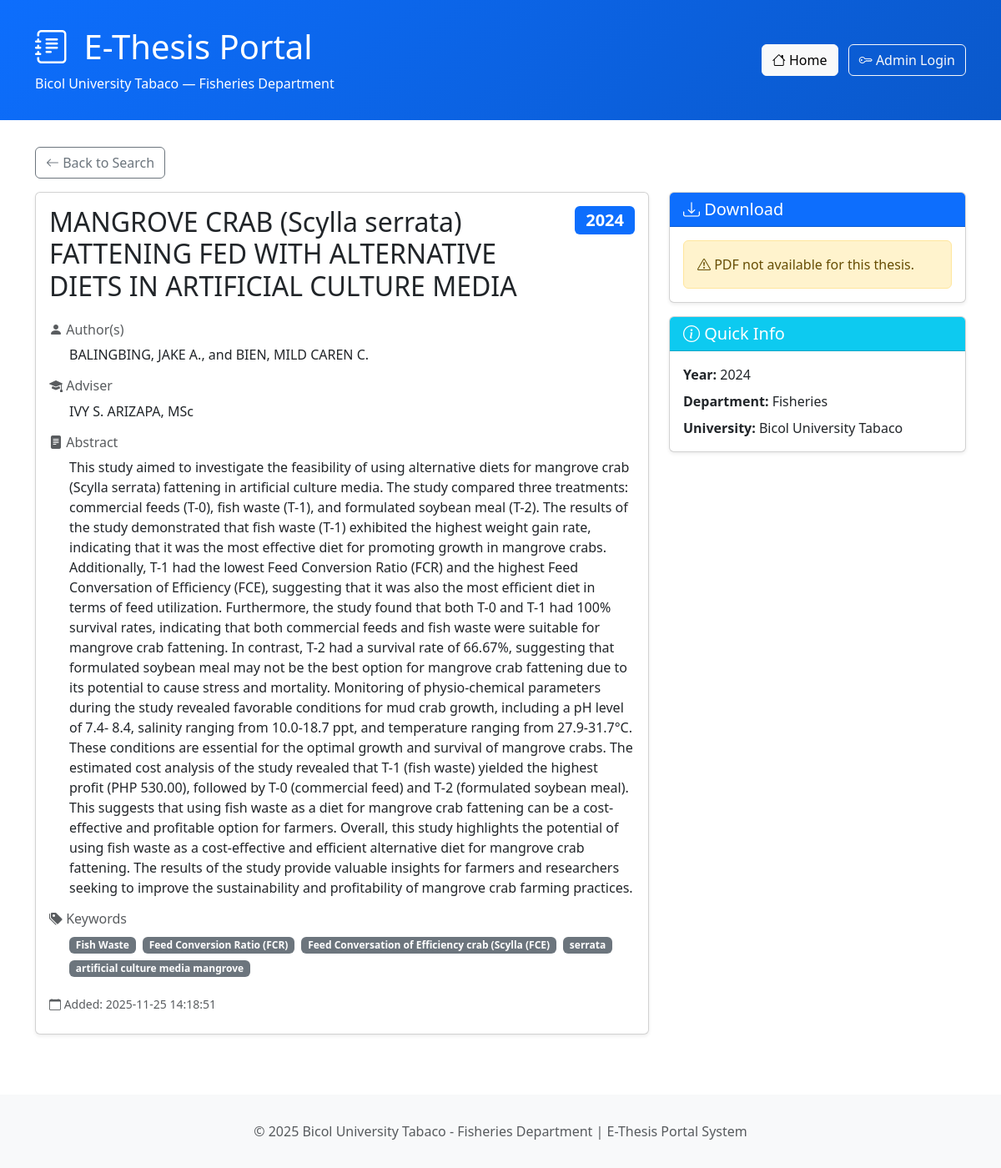
Page /thesis/2 on the committed database.
### tables this page shows
CREATE TABLE theses (
        id INTEGER PRIMARY KEY AUTOINCREMENT,
        title TEXT NOT NULL,
        authors TEXT NOT NULL,
        year INTEGER NOT NULL,
        adviser TEXT NOT NULL,
        abstract TEXT NOT NULL,
        keywords TEXT NOT NULL,
        pdf_filename TEXT,
        created_at TIMESTAMP DEFAULT CURRENT_TIMESTAMP
    );

### main.py (the view)
@app.route('/thesis/<int:thesis_id>')
def view_thesis(thesis_id):
    conn = sqlite3.connect('thesis_portal.db')
    c = conn.cursor()
    c.execute("SELECT * FROM theses WHERE id = ?", (thesis_id,))
    thesis = c.fetchone()
    conn.close()
    if not thesis:
        flash('Thesis not found.', 'error')
        return redirect(url_for('home'))
    return render_template('view_thesis.html', thesis=thesis)

### templates/view_thesis.html (shortened to what this page needs)
{% extends "base.html" %}
{% block content %}
<div class="row">
    <div class="col-12 mb-3">
        <a href="{{ url_for('home') }}" class="btn btn-outline-secondary">
            <i class="bi bi-arrow-left"></i> Back to Search
        </a>
    </div>
</div>
<div class="row">
    <div class="col-lg-8">
        <div class="card shadow-sm mb-4">
            <div class="card-body">
                <div class="d-flex justify-content-between align-items-start mb-3">
                    <h2 class="card-title">{{ thesis[1] }}</h2>
                    <span class="badge bg-primary fs-5">{{ thesis[3] }}</span>
                </div>
                <div class="mb-3">
                    <h6 class="text-muted">
                        <i class="bi bi-person-fill"></i> Author(s)
                    </h6>
                    <p class="ms-4">{{ thesis[2] }}</p>
                </div>
                <div class="mb-3">
                    <h6 class="text-muted">
                        <i class="bi bi-mortarboard-fill"></i> Adviser
                    </h6>
                    <p class="ms-4">{{ thesis[4] }}</p>
                </div>
                <div class="mb-3">
                    <h6 class="text-muted">
                        <i class="bi bi-file-text-fill"></i> Abstract
                    </h6>
                    <p class="ms-4 text-justify">{{ thesis[5] }}</p>
                </div>
                <div class="mb-3">
                    <h6 class="text-muted">
                        <i class="bi bi-tags-fill"></i> Keywords
                    </h6>
                    <div class="ms-4">
                        {% for keyword in thesis[6].split(',') %}
                            <span class="badge bg-secondary me-1 mb-1">{{ keyword.strip() }}</span>
                        {% endfor %}
                    </div>
                </div>
                <div class="mb-2">
                    <small class="text-muted">
                        <i class="bi bi-calendar"></i> Added: {{ thesis[8] }}
                    </small>
                </div>
            </div>
        </div>
    </div>
    <div class="col-lg-4">
        <div class="card shadow-sm">
            <div class="card-header bg-primary text-white">
                <h5 class="mb-0">
                    <i class="bi bi-download"></i> Download
                </h5>
            </div>
            <div class="card-body">
                {% if thesis[7] %}
                    <div class="text-center mb-3">
                        <i class="bi bi-file-pdf-fill text-danger" style="font-size: 4rem;"></i>
                    </div>
                    <a href="{{ url_for('download_file', filename=thesis[7]) }}"
                       class="btn btn-danger w-100 mb-2">
                        <i class="bi bi-download"></i> Download PDF
                    </a>
                    <p class="text-muted small text-center mb-0">
                        Click above to download the full thesis document
                    </p>
                {% else %}
                    <div class="alert alert-warning mb-0">
                        <i class="bi bi-exclamation-triangle"></i>
                        PDF not available for this thesis.
                    </div>
                {% endif %}
            </div>
        </div>
        <div class="card shadow-sm mt-3">
            <div class="card-header bg-info text-white">
                <h5 class="mb-0">
                    <i class="bi bi-info-circle"></i> Quick Info
                </h5>
            </div>
            <div class="card-body">
                <ul class="list-unstyled mb-0">
                    <li class="mb-2">
                        <strong>Year:</strong> {{ thesis[3] }}
                    </li>
                    <li class="mb-2">
                        <strong>Department:</strong> Fisheries
                    </li>
                    <li class="mb-0">
                        <strong>University:</strong> Bicol University Tabaco
                    </li>
                </ul>
            </div>
        </div>
    </div>
</div>
{% endblock %}

### templates/base.html (style rules this page uses)
body { display: flex; flex-direction: column; min-height: 100vh; }

### rows in the picture
theses: title "MANGROVE CRAB (Scylla serrata) FATTENING FED WITH ALTERNATIVE DIETS IN ARTIFICIAL CULTURE MEDIA", year "2024", authors "BALINGBING, JAKE A., and BIEN, MILD CAREN C.", adviser "IVY S. ARIZAPA, MSc", abstract "This study aimed to investigate the feasibility of using alternative diets for mangrove crab (Scylla serrata) fattening in artificial culture media. The study compared three treatments: commercial feeds (T-0), fish waste (T-1), and formulated soybean meal (T-2). The results of the study demonstrated that fish waste (T-1) exhibited the highest weight gain rate, indicating that it was the most effective diet for promoting growth in mangrove crabs. Additionally, T-1 had the lowest Feed Conversion Ratio (FCR) and the highest Feed Conversation of Efficiency (FCE), suggesting that it was also the most efficient diet in terms of feed utilization. Furthermore, the study found that both T-0 and T-1…", created_at "2025-11-25 14:18:51"

### other values in the picture
{{ keyword.strip() }} "Fish Waste" "Feed Conversion Ratio (FCR)" "Feed Conversation of Efficiency crab (Scylla (FCE)" "serrata" "artificial culture media mangrove"
